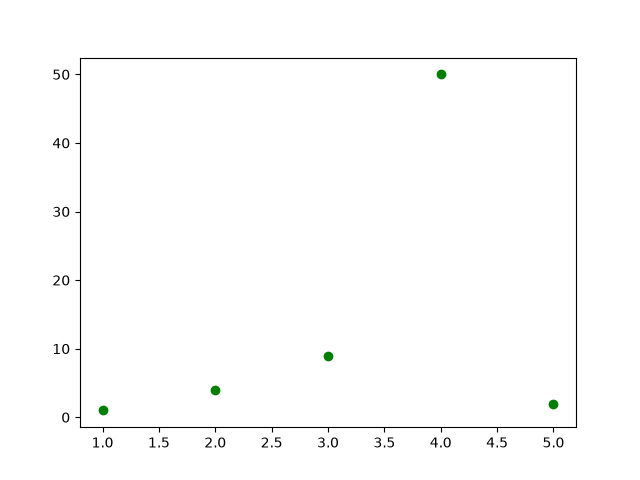

This figure's Python source:
import numpy as np
import matplotlib.pyplot as plt
plt.plot([1, 2, 3, 4, 5], [1, 4, 9, 50, 2], 'go')
plt.show()
